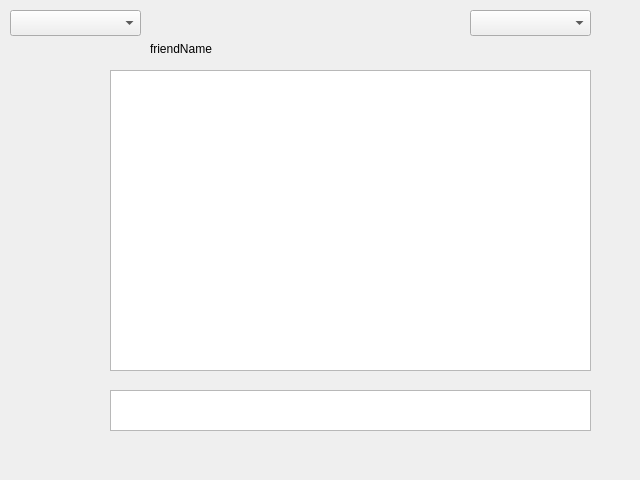
<?xml version="1.0" encoding="UTF-8"?>
<ui version="4.0">
 <class>PrivateMessages</class>
 <widget class="QWidget" name="PrivateMessages">
  <property name="geometry">
   <rect>
    <x>0</x>
    <y>0</y>
    <width>640</width>
    <height>480</height>
   </rect>
  </property>
  <property name="windowTitle">
   <string>Form</string>
  </property>
  <widget class="QTextEdit" name="textEdit">
   <property name="geometry">
    <rect>
     <x>110</x>
     <y>390</y>
     <width>481</width>
     <height>41</height>
    </rect>
   </property>
  </widget>
  <widget class="QTextBrowser" name="textBrowser">
   <property name="geometry">
    <rect>
     <x>110</x>
     <y>70</y>
     <width>481</width>
     <height>301</height>
    </rect>
   </property>
  </widget>
  <widget class="QLabel" name="friendNameLabel">
   <property name="geometry">
    <rect>
     <x>150</x>
     <y>40</y>
     <width>81</width>
     <height>18</height>
    </rect>
   </property>
   <property name="text">
    <string>friendName</string>
   </property>
  </widget>
  <widget class="QComboBox" name="friendCombobox">
   <property name="geometry">
    <rect>
     <x>10</x>
     <y>10</y>
     <width>131</width>
     <height>26</height>
    </rect>
   </property>
   <property name="whatsThis">
    <string extracomment="Pick a friend to chat with"/>
   </property>
  </widget>
  <widget class="QComboBox" name="serverCombobox">
   <property name="geometry">
    <rect>
     <x>470</x>
     <y>10</y>
     <width>121</width>
     <height>26</height>
    </rect>
   </property>
   <property name="whatsThis">
    <string extracomment="Pick a server tp view"/>
   </property>
  </widget>
 </widget>
 <tabstops>
  <tabstop>textEdit</tabstop>
  <tabstop>friendCombobox</tabstop>
  <tabstop>serverCombobox</tabstop>
  <tabstop>textBrowser</tabstop>
 </tabstops>
 <resources/>
 <connections/>
</ui>
